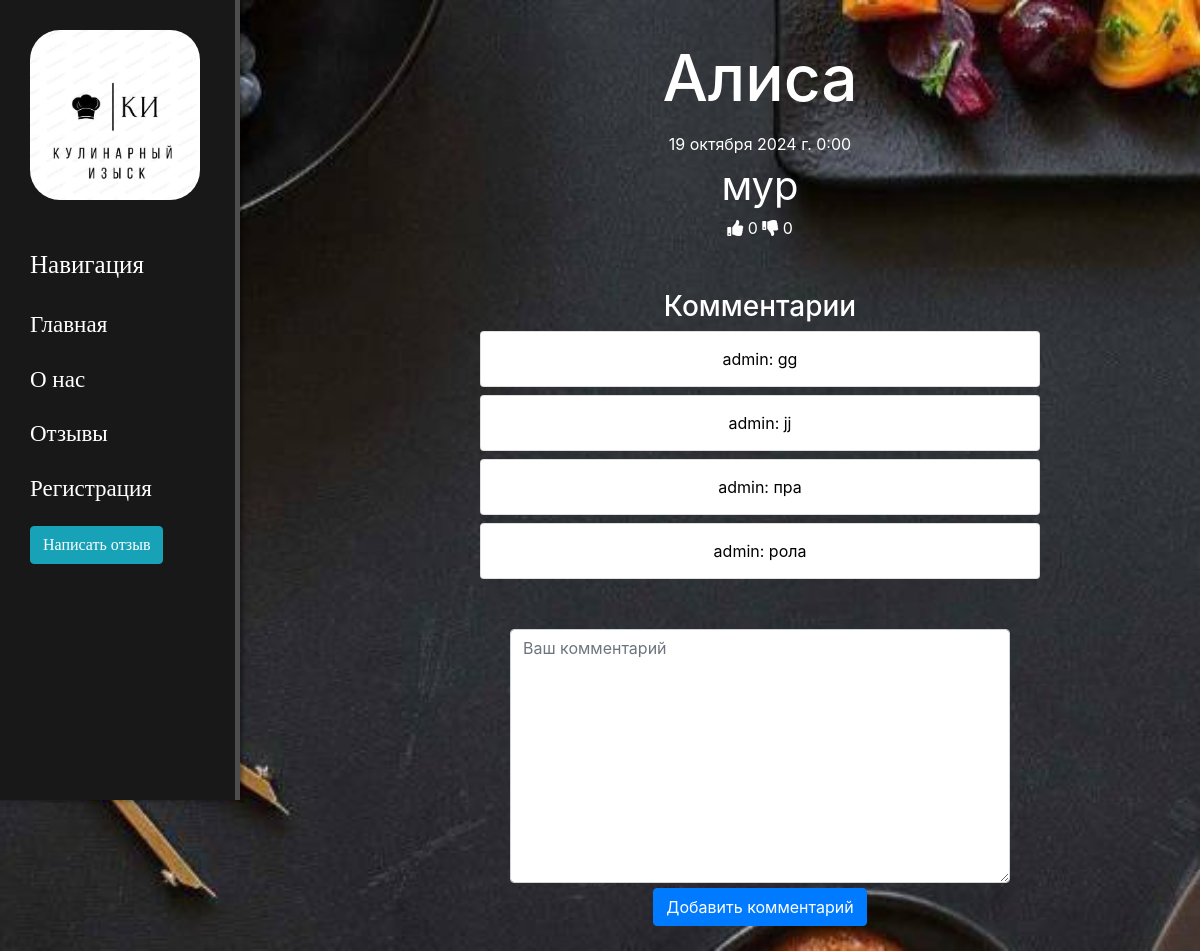
Screenshot of /news/22 with the database file from the repository.
### news/models.py (models this page shows, shortened)
class Articles(models.Model):
    title = models.CharField('Заголовок', max_length=50)
    full_text = models.TextField('Отзыв')
    date = models.DateTimeField('Дата публикации')
    author = models.ForeignKey(User, on_delete=models.CASCADE)
    class Meta:
        verbose_name = 'Отзыв'
        verbose_name_plural = 'Отзывы'

class Comment(models.Model):
    user = models.ForeignKey(User, on_delete=models.CASCADE)
    article = models.ForeignKey(Articles, on_delete=models.CASCADE)
    text = models.TextField()
    created_at = models.DateTimeField(auto_now_add=True)

### news/views.py (the view)
# urls.py: path('<int:pk>', views.NewsDetailView.as_view(), name='news-detail'),
class NewsDetailView(DetailView):
    model = Articles
    template_name = 'news/details_view.html'
    context_object_name = 'article'
    def get_context_data(self, **kwargs):
        context = super().get_context_data(**kwargs)
        context['comments'] = Comment.objects.filter(article=self.object)
        context['comment_form'] = CommentForm()
        context['likes_count'] = self.object.like_set.filter(is_like=True).count()
        context['dislikes_count'] = self.object.like_set.filter(is_like=False).count()
        if self.request.user.is_authenticated:
            context['user_like'] = self.object.like_set.filter(user=self.request.user, is_like=True).exists()
            context['user_dislike'] = self.object.like_set.filter(user=self.request.user, is_like=False).exists()
        return context

### news/forms.py
class CommentForm(forms.ModelForm):
    class Meta:
        model = Comment
        fields = ['text']
        widgets = {
            "text": forms.Textarea(attrs={
                'class': 'form-control',
                'placeholder': 'Ваш комментарий'
            }),
        }
        labels = {
            'text': ''  # Убираем метку для поля text
        }

### news/templates/news/details_view.html (shortened to what this page needs)
{% extends 'main/layout.html' %}
{% load static %}
{% block content %}
<link rel="stylesheet" href="{% static 'news/css/news_home.css' %}">
<link rel="stylesheet" href="https://cdnjs.cloudflare.com/ajax/libs/font-awesome/5.15.3/css/all.min.css">
<div class="features text-center">
    <h1 class="article-title">{{ article.title }}</h1>
    <p>{{ article.date }}</p>
    <p class = "full">{{ article.full_text }}</p>
    <span class="like-icon">
        <i class="fas fa-thumbs-up {% if article.user_like %}text-primary{% endif %}"></i> <span class="likes-count">{{ likes_count }}</span>
    </span>
    <span class="dislike-icon">
        <i class="fas fa-thumbs-down {% if article.user_dislike %}text-danger{% endif %}"></i> <span class="dislikes-count">{{ dislikes_count }}</span>
    </span>
    <h3 class="comments-title">Комментарии</h3>
    {% for comment in comments %}
        <div class="card mb-2">
            <div class="card-body">
                <p>{{ comment.user.username }}: {{ comment.text }}</p>
            </div>
        </div>
    {% endfor %}
    <form method="post" action="{% url 'add-comment' article.id %}" class="comment-form">
        {{ comment_form.as_p }}
        <button type="submit" class="btn btn-primary">Добавить комментарий</button>
    </form>
</div>
{% endblock %}

### main/static/main/css/main.css (style rules this page uses)
body { background: black; }
.features { text-align: center; color: white; padding-top: 80px; }
.features h1 { font-size: 50px; margin-bottom: 50px; }
.features p { text-align: center; max-width: 400px; margin: 30px auto 20px 570px; }
form { margin-left: 39%; width: 500px; margin-top: 50px; }
.card-body { padding: 15px; }
.text-center { color: white; }

### news/static/news/css/news_home.css (style rules this page uses)
body { background-image: url(../images/background.jfif); background-size: cover; background-position: center; background-repeat: no-repeat; background-attachment: fixed; color: #ffffff; }
.card-body { padding: 15px; color: black; }
.features { text-align: center; margin: 0 auto; max-width: 600px; padding: 20px; margin-left: 460px; }
.features h1, .features p { margin-bottom: 15px; }
.features .btn { margin: 5px; }
.features p { text-align: center; margin: 0 auto; max-width: 100%; }
.like-icon i, .dislike-icon i { cursor: pointer; }
.comments-title { margin-top: 50px; }
.comment-form { margin-left: 30px; }
.article-title { font-size: 4em !important; margin-top: 20px; }
.full { font-size: 2.5em !important; }

### rows the page displays
Articles: title "Алиса", date "19 октября 2024 г. 0:00", full_text "мур"
Comment: user.username "admin", text "gg"
Comment: user.username "admin", text "jj"
Comment: user.username "admin", text "пра"
Comment: user.username "admin", text "рола"

### other values shown
{{ likes_count }} "0"
{{ dislikes_count }} "0"
